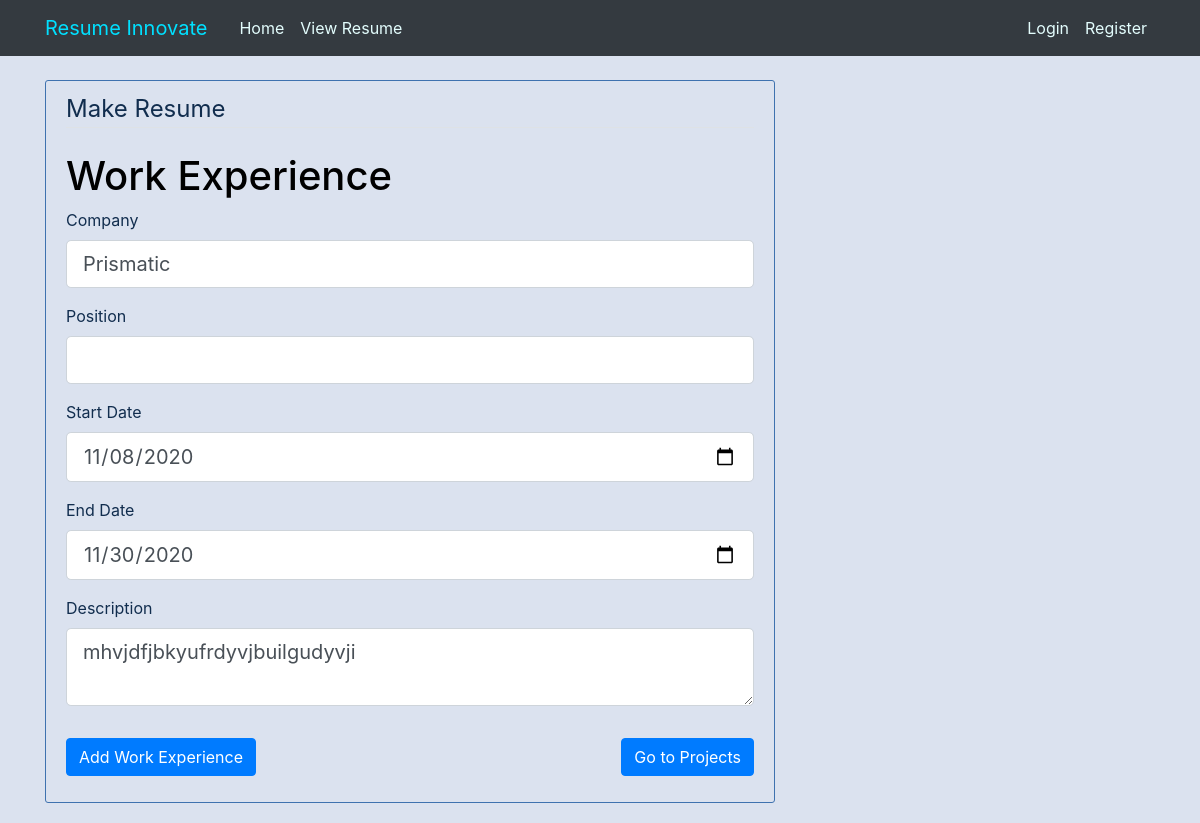
The page /resume/new/experience/1/update on the database as committed earlier.
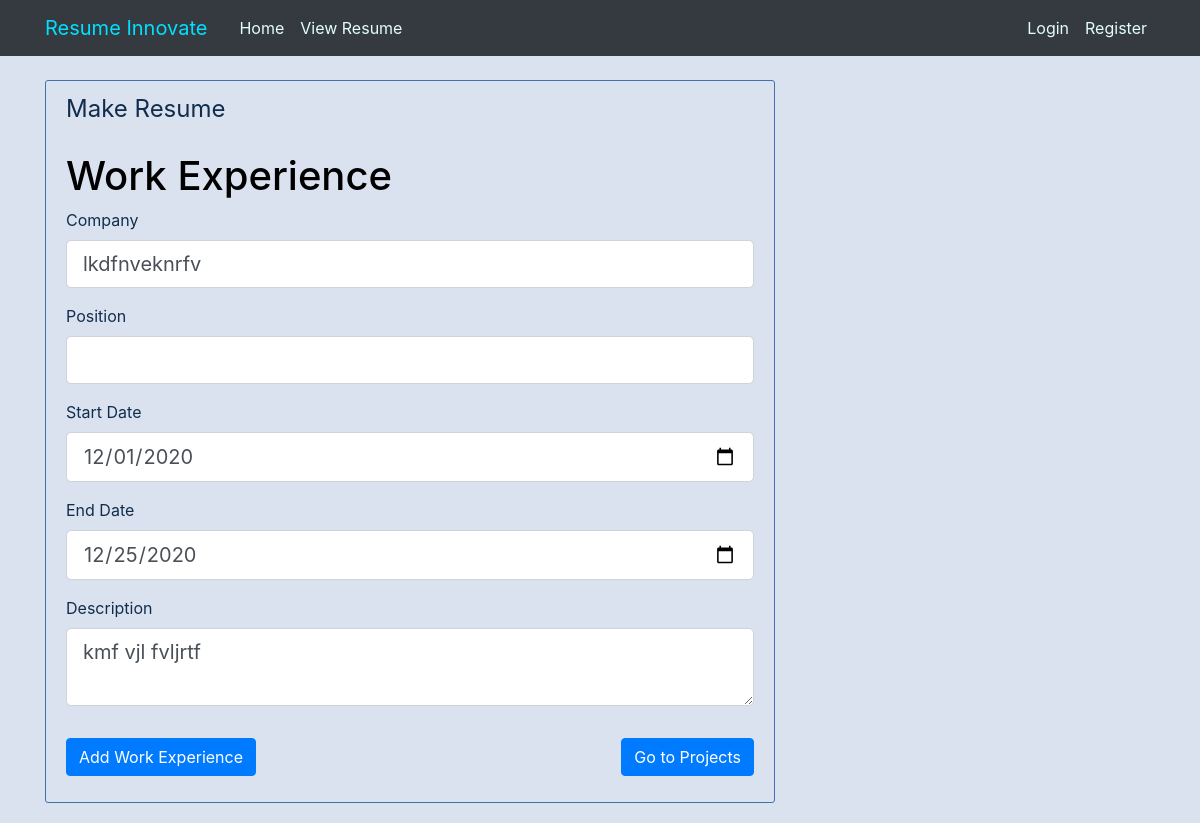
The same page on the database as committed later.
### resume/models.py (models this page shows, shortened)
class experience(db.Model):
    id = db.Column(db.Integer, primary_key=True)
    company = db.Column(db.String(100),nullable=False)
    position = db.Column(db.String(100),nullable=False)
    startexp = db.Column(db.DateTime,nullable=False,default=datetime.today())
    endexp = db.Column(db.DateTime,nullable=False,default=datetime.today())
    content = db.Column(db.Text,nullable=False)
    user_id= db.Column(db.Integer,db.ForeignKey('user.id'),nullable=False)

### resume/routes.py (the view)
@app.route("/resume/new/experience/<int:experience_id>/update",methods=["GET","POST"])
def update_exp(experience_id):
    expview = experience.query.get_or_404(experience_id)
    form = userexp()
    if form.validate_on_submit():
        expview.company = form.company.data
        expview.startexp = form.startexp.data
        expview.endexp = form.endexp.data
        expview.content = form.content.data
        db.session.commit()
        flash('Your education details have been updated!', 'success')
        return redirect(url_for('postexperience'))
    elif request.method == 'GET':
        form.company.data= expview.company
        form.startexp.data = expview.startexp
        form.endexp.data = expview.endexp
        form.content.data =  expview.content
    return render_template("experience.html",title="Update Work Experience",form=form)

### resume/forms.py (shortened to what this page needs)
class userexp(FlaskForm):
    company = StringField("Company",
        validators=[DataRequired(),Length(min=5)])
    position = StringField("Position",
        validators=[DataRequired(),Length(min=5)])
    startexp = DateField('Start Date', format='%Y-%m-%d',
         validators=[DataRequired()])
    endexp  = DateField('End Date', format='%Y-%m-%d',
        validators=[DataRequired()])
    content = TextAreaField("Description",
        validators=[DataRequired(),Length(min=15)])
    submit = SubmitField("Add Work Experience")

### resume/templates/experience.html (shortened to what this page needs)
{% extends "layout.html" %} {% block content %}
<div class="content-section">
    <form method="POST" action="">
        <fieldset class="form-group" id="cloneunder">
            <legend class="border-bottom mb-4">Make Resume</legend>
            <h1>Work Experience</h1>
            <div id="skillclass">
                <div class="form-group">
                    {{ form.company.label(class="form-control-label") }} {% if form.company.errors %} {{ form.company(class="form-control form-control-lg is-invalid") }}
                    <div class="invalid-feedback">
                        {% for error in form.company.errors %}
                        <span>{{error}}</span> {% endfor %}
                    </div>
                    {% else %} {{ form.company(class="form-control form-control-lg") }} {% endif %}
                </div>
                <div class="form-group">
                    {{ form.position.label(class="form-control-label") }} {% if form.position.errors %} {{ form.position(class="form-control form-control-lg is-invalid") }}
                    <div class="invalid-feedback">
                        {% for error in form.position.errors %}
                        <span>{{error}}</span> {% endfor %}
                    </div>
                    {% else %} {{ form.position(class="form-control form-control-lg") }} {% endif %}
                </div>
                <div class="form-group">
                    {{ form.startexp.label(class="form-control-label") }} {% if form.startexp.errors %} {{ form.startexp(class="form-control form-control-lg is-invalid") }}
                    <div class="invalid-feedback">
                        {% for error in form.startexp.errors %}
                        <span>{{error}}</span> {% endfor %}
                    </div>
                    {% else %} {{ form.startexp(class="form-control form-control-lg") }} {% endif %}
                </div>
                <div class="form-group">
                    {{ form.endexp.label(class="form-control-label") }} {% if form.endexp.errors %} {{ form.endexp(class="form-control form-control-lg is-invalid") }}
                    <div class="invalid-feedback">
                        {% for error in form.endexp.errors %}
                        <span>{{error}}</span> {% endfor %}
                    </div>
                    {% else %} {{ form.endexp(class="form-control form-control-lg") }} {% endif %}
                </div>
                <div class="form-group">
                    {{ form.content.label(class="form-control-label") }} {% if form.content.errors %} {{ form.content(class="form-control form-control-lg is-invalid") }}
                    <div class="invalid-feedback">
                        {% for error in form.content.errors %}
                        <span>{{error}}</span> {% endfor %}
                    </div>
                    {% else %} {{ form.content(class="form-control form-control-lg") }} {% endif %}
                </div>
            </div>
        </fieldset>
        <a href="/resume/new/projects" class="btn btn-primary" style="float: right;">Go to Projects</a>
        <div class="form-group">
            {{ form.submit(class="btn btn-primary") }}
        </div>
    </form>
</div>
 {% endblock content %}

Rows that differ between the two databases and show on the page:
changed experience: company "Prismatic" → "lkdfnveknrfv"; startexp "11/08/2020" → "12/01/2020"; endexp "11/30/2020" → "12/25/2020"; content "mhvjdfjbkyufrdyvjbuilgudyvji" → "kmf vjl fvljrtf"
